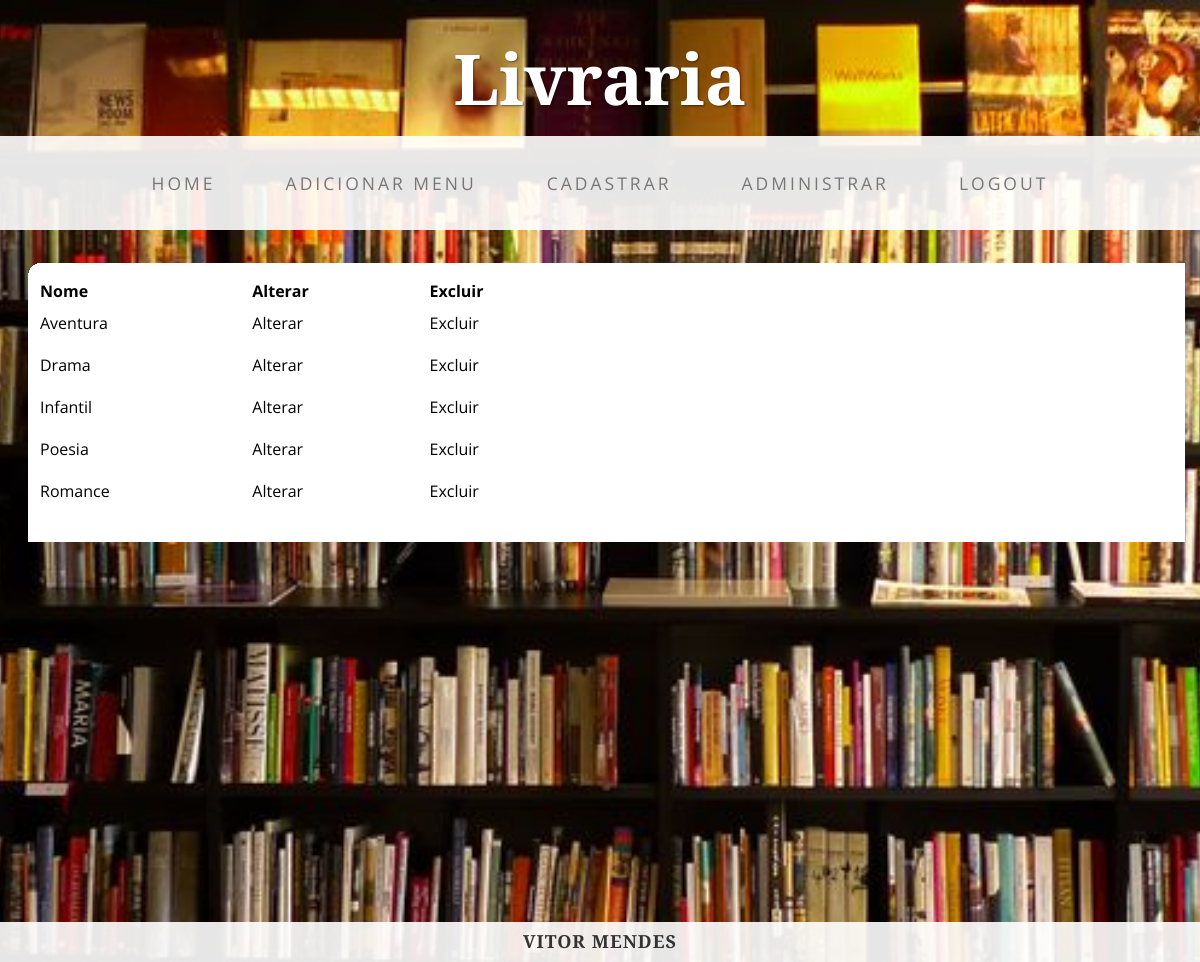
Screenshot of /Site/livro.php?func=menus (signed in) with the database file from the repository.
### tables this page shows
CREATE TABLE `categorias` (
  `id` int(11) NOT NULL,
  `nome` varchar(50) NOT NULL
);

### Site/controle/ListarMenus.class.php (called while the page is built)
<?php
include_once "modelo/LivroDAO.class.php";
class ListarMenus{
    function ListarMenus(){
        $dao = new LivroDAO();
        $lista = $dao->ListarMenus();
        include_once "visao/listaMenus.php";
    }
}

### Site/modelo/LivroDAO.class.php (called while the page is built, shortened)
<?php
include_once ("modelo/ConnectionFactory.class.php");
include_once ("modelo/Menu.class.php");
class LivroDAO{
    public $con = null;
    public function LivroDAO(){
        $conexao = new ConnectionFactory();
        $this->con = $conexao->getConnection();
    }
	    public function ListarMenus($query=null){
        try{
            if($query == null){
                $stmt = $this->con->query("SELECT * FROM categorias");
            }else{
                $stmt = $this->con->con->query($query);
            }
            $lista = array();
            foreach ($stmt as $reg){
                $cont = new Menu();
                $cont->setId($reg["id"]);
                $cont->setNome($reg["nome"]);
                $lista[] = $cont;
            }
            return $lista;
        }catch(PDOException $ex){
            echo "Erro:".$ex->getMessage();
            }
    }
}

### Site/modelo/ConnectionFactory.class.php (called while the page is built, shortened)
<?php
class ConnectionFactory{
    public $dbType = "mysql";
    public $host ="localhost";
    public $user ="root";
    public $senha ="";
    public $db ="trabalho";
    public $persistente = false;
     public function getConnection(){
            try{
                $this->con = new PDO($this->dbType.":host=".$this->host.";dbname=".$this->db,
                $this->user, $this->senha, array(PDO::ATTR_PERSISTENT => $this->persistente,
                        PDO::ATTR_ERRMODE=>PDO::ERRMODE_EXCEPTION));
                return $this->con;
            }catch (PDOException $ex){ echo "Erro:".$ex->getMessage();}
        }
    }

### Site/modelo/Menu.class.php (called while the page is built, shortened)
<?php
class menu{
    private $id;
    private $nome;
    public function setId($id){
        $this->id = $id;
    }
    public function getId(){
        return $this->id;
    }
    public function setNome($nome){
        $this->nome = $nome;
    }
    public function getNome(){
        return $this->nome;
    }
}

### Site/visao/listaMenus.php (the view, shortened to what this page needs)
<?php
	if(isset($_SESSION["login"])){
?>
<html>
<head>
    <link href="css/bootstrap.min.css" rel="stylesheet">
    <link href="css/business-casual.css" rel="stylesheet">
</head>
    <body>
    <div class="brand">Livraria</div>
    <nav class="navbar navbar-default" role="navigation">
        <div class="container">
            <div class="collapse navbar-collapse" id="bs-example-navbar-collapse-1">
                <ul class="nav navbar-nav">
                    <li>
                        <a href="index.php">Home</a>
                    </li>
					<li>
                        <a href="livro.php?func=cadmenu">Adicionar Menu</a>
                    </li>
					<li>
                        <a href="livro.php?func=cadastrar">Cadastrar</a>
                    </li>
					<li>
						<a href="livro.php?func=inicio">Administrar</a>
					</li>
					<li>
						<a href="livro.php?func=logout">Logout</a>
                    </li>
                </ul>
            </div>
        </div>
    </nav>
	<div style="background-image: url(http://127.0.0.1/site/img/fundo.png);" class="container">
	<br>
            <table width="50%" border="0px">
                <tr >
                    <th>Nome</th>
					<th>Alterar</th>
					<th>Excluir</th>
                </tr>
                <?php
                foreach ($lista as $reg){
                    echo"<tr>";
                    echo"<td>".$reg->getNome()."</td>";
					echo"<td>
                    <a href='livro.php?func=alterarmenu&id=".$reg->getId()."'>
                    Alterar
                    </a></td>";
					echo "<td><a onclick=\"javascript: return confirm('Tem certeza que deseja deletar esse registro' );\"
					href='livro.php?func=excluirmenu&id=".$reg->getId()."' >
					Excluir</a></tr><td>";
                }
                ?>
            </table>
			<br>
	</div>
			<br>
		<br>
		<br>
		<br>
		<br>
		<br>
		<br>
		<br>
		<br>
		<br>
		<br>
		<br>
		<br>
		<br>
		<br>
		<br>
		<br>
		<br>
		<br>
    <footer>
        <div class="container">
            <div class="row">
                <div class="col-lg-12 text-center">
                    <h4>Vitor Mendes</h4>
                </div>
            </div>
        </div>
    </footer>
</body>
</html>
<?php
	} else {
		$_SESSION["status"] = "Você tentou acessar de forma indevida uma página";
		header("location:index.php");
	}
?>

### Site/css/business-casual.css (style rules this page uses)
body { font-family: "Open Sans","Helvetica Neue",Helvetica,Arial,sans-serif; background: url('../img/bg.jpg') no-repeat center center fixed; -webkit-background-size: cover; -moz-background-size: cover; background-size: cover; -o-background-size: cover; }
h1, h2, h3, h4, h5, h6 { text-transform: uppercase; font-family: "Josefin Slab","Helvetica Neue",Helvetica,Arial,sans-serif; font-weight: 700; letter-spacing: 1px; }
table, th, td { border: 10px solid white; }
th { color:#000; size:30px; }
td { color:#000; }
tr { color:#000; }
a { color:#000; }
.brand, .address-bar { display: none; }
.navbar-nav { text-transform: uppercase; font-weight: 400; letter-spacing: 3px; }
footer { background: #fff; background: rgba(255,255,255,0.9); }
@media screen and (min-width:768px) { .brand { display: inherit; margin: 0; padding: 30px 0 10px; text-align: center; text-shadow: 1px 1px 2px rgba(0,0,0,0.5); font-family: "Josefin Slab","Helvetica Neue",Helvetica,Arial,sans-serif; font-size: 5em; font-weight: 700; line-height: normal; color: #fff; } }
@media screen and (min-width:768px) { .navbar { border-radius: 0; } }
@media screen and (min-width:768px) { .navbar { min-height: 0; } }
@media screen and (min-width:768px) { .navbar-default { border: none; background: #fff; background: rgba(255,255,255,0.9); } }
@media screen and (min-width:768px) { .nav>li>a { padding: 35px; } }
@media screen and (min-width:768px) { .navbar-nav>li>a { line-height: normal; } }
@media screen and (min-width:768px) { .navbar-nav { display: table; float: none; margin: 0 auto; table-layout: fixed; font-size: 1.25em; } }

### rows the page displays
categorias: nome "Aventura"
categorias: nome "Drama"
categorias: nome "Infantil"
categorias: nome "Poesia"
categorias: nome "Romance"
